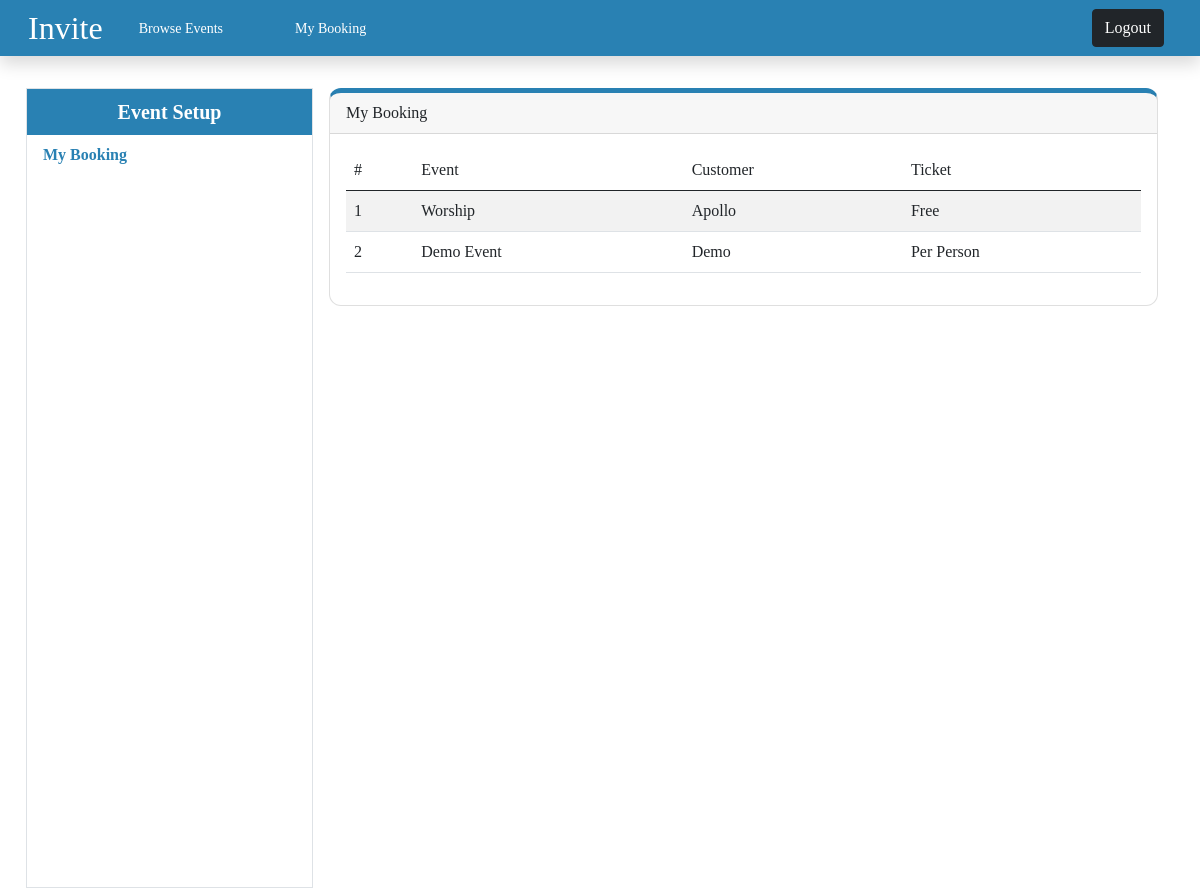
/event/my-order (signed in), run on the app's committed database.
### events/models.py (models this page shows, shortened)
class OrderTicket(models.Model):
    event = models.ForeignKey(Events, on_delete=models.CASCADE, null=True)
    ticket = models.ForeignKey(Ticket, on_delete=models.CASCADE, null=True, blank=True)
    user = models.ForeignKey(User, on_delete=models.CASCADE, null=True)
    name = models.CharField(max_length=100, null=True)
    phone = models.CharField(max_length=15, null=True)
    email = models.EmailField(max_length=100, null=True, blank=True)
    created_at = models.DateTimeField(auto_now_add=True)

class Events(models.Model):
    user = models.ForeignKey(User, on_delete=models.CASCADE, null=True)
    event_name = models.CharField(max_length=100)
    location = models.CharField(max_length=100)
    category = models.ForeignKey(EventCategory, on_delete=models.SET_NULL, null=True, blank=True)
    desc = models.CharField(max_length=255, null=True, blank=True)
    poster = models.ImageField(null=True, blank=True, upload_to="posters/")
    is_published = models.BooleanField(default=False)
    class Status(models.TextChoices):
        ACTIVE = "active"
        EXPIRED = "expired"
    status = models.CharField(max_length=8, choices=Status, default="active")
    created_at = models.DateTimeField(auto_now_add=True)

class Ticket(models.Model):
    name = models.CharField(max_length=100, default="Free")
    event = models.ForeignKey(Events, on_delete=models.CASCADE)
    price = models.FloatField(default=0.0)
    ticket_qty = models.IntegerField(default=1)
    desc = models.CharField(max_length=255, null=True, blank=True)
    created_at = models.DateTimeField(auto_now_add=True)

### events/views.py (the view)
# urls.py: path('event/my-order', views.booking_list, name="booking_list"), # View Order
def booking_list(request):
    if request.user.is_authenticated:
        user_id = request.user.id
        order = OrderTicket.objects.filter(user=user_id).select_related('event','ticket')
        for i, a in enumerate(order):
           a.row_number = i+1
        return render(request, 'eventsApp/settings/event_order.html', {'orders':order})

### events/templates/eventsApp/settings/event_order.html (shortened to what this page needs)
{% extends "eventsApp/settings/layout.html" %}
{% block account %}
<form method="post" class="w-100" enctype="multipart/form-data">
  <div class="card mb-2">
    <div class="card-header">My Booking</div>
    <div class="card-body my-0">
      <table class="table table-hover table-striped">
        <thead>
          <tr>
            <td>#</td>
            <td>Event</td>
            <td>Customer</td>
            <td>Ticket</td>
          </tr>
        </thead>
        <tbody>
          {% for a in orders %}
          <tr>
            <td>{{ a.row_number }}</td>
            <td>{{ a.event.event_name }}</td>
            <td>{{ a.name }}</td>
            <td>{{ a.ticket.name }}</td>
          </tr>
          {% endfor %}
        </tbody>
      </table>
    </div>
  </div>
</form>
{% endblock %}

### events/static/css/style.css (style rules this page uses)
:root { --primary: #2981B3; --outline-primary: #2981B3; --hover-primary: #194F6E; --secondary: #194F6E; --calendar: #FC0000; --divider: #707070; --white: #fff; --gray: #efefef; --color-1: #194F6E; --color-2: #117554; --color-3: #3C3D37; --color-4: #FF6600; --color-5: #EDE8F5; }
html { scroll-behavior: smooth; overflow-x: hidden; }
body { font-family: Cambria, Cochin, Georgia, Times, 'Times New Roman', serif; padding: 0; }
main .card { border-top: 5px solid #2981B3; border-radius: 12px; }

### data on the page
OrderTicket: row_number "1", event.event_name "Worship", name "Apollo", ticket.name "Free"
OrderTicket: row_number "2", event.event_name "Demo Event", name "Demo", ticket.name "Per Person"
